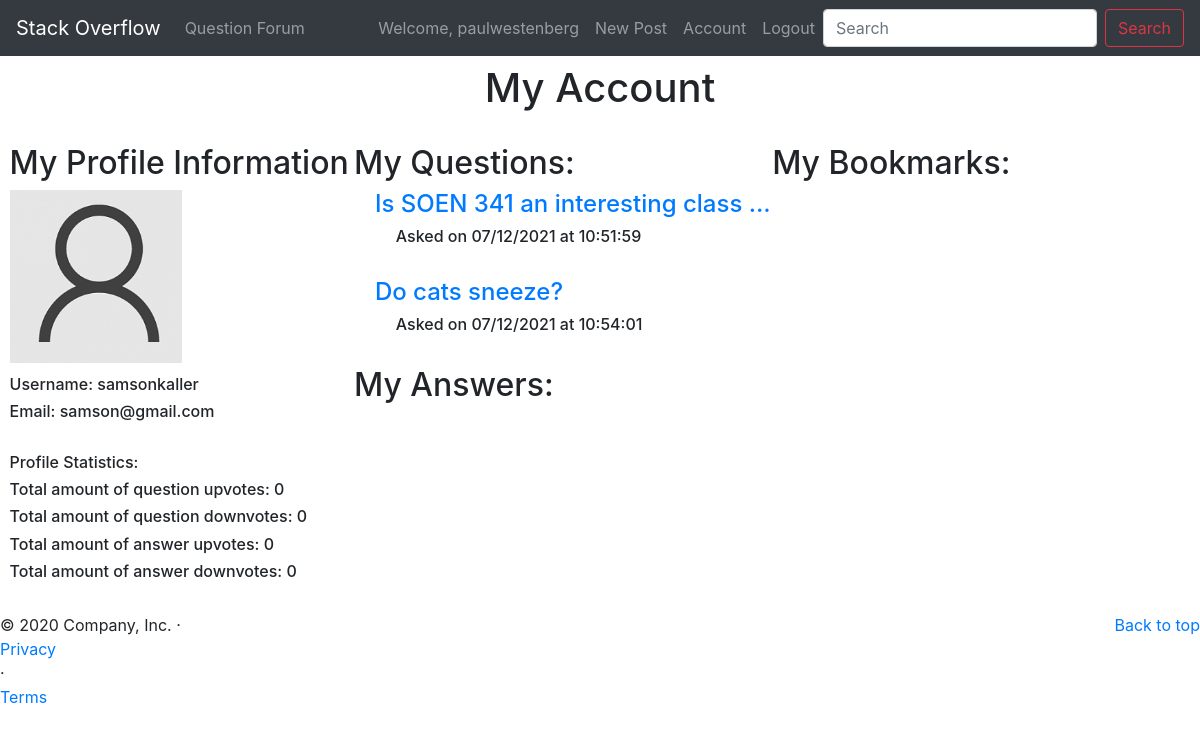
Page /account?user=samsonkaller (signed in) on the committed database.
### app/models.py (models this page shows, shortened)
class User(db.Model, UserMixin):
    id = db.Column(db.Integer, primary_key=True)
    username = db.Column(db.String(80), unique=True, nullable=False)
    email = db.Column(db.String(120), unique=True, nullable=False)
    password_hash = db.Column(db.String(60), nullable=False)
    img = db.Column(db.Text, unique=False, nullable=False)
    @property
    def password(self):
        return self.password

class Question(db.Model):
    id = db.Column(db.Integer, primary_key=True)
    title = db.Column(db.String(102), unique=False, nullable=False)
    username = db.Column(db.String(80), unique=False, nullable=False)
    question = db.Column(db.String(4048), unique=True, nullable=False)
    questionaskdate = db.Column(db.String(158), unique=False, nullable=False)
    upvotes = db.Column(db.Integer, nullable=False)
    downvotes = db.Column(db.Integer, nullable=False)
    viewCount = db.Column(db.Integer, nullable=False)
    bestID = db.Column(db.Integer)

### app/routes.py (the view, shortened to what this page needs)
@app.route('/account', methods=["POST", "GET"])
def account_page():
    usernameForm=ModifyUsernameForm()
    passwordForm=ModifyPasswordForm()
    emailForm=ModifyEmailForm()
    username = request.args.get('user')
    loggedIn = flask_login.current_user
    user = None
    if not username:
        flash(f'Please log in to access this page', category="success")
        return redirect(url_for('login_page'))
    if loggedIn.is_authenticated:
        if username == loggedIn.username:
            user = loggedIn
        else:
            user = User.query.filter_by(username=username).first()
    else:
        user = User.query.filter_by(username=username).first()
    allq = Question.query.all()
    q = Question.query.filter_by(username=user.username)
    a = Answer.query.filter_by(username=user.username)
    b = Bookmark.query.filter_by(user=user.username)
    vqP = VotesQuestion.query.filter_by(user=user.username, vote="1")
    vqPcount = vqP.count()
    vqN = VotesQuestion.query.filter_by(user=user.username, vote="-1")
    vqNcount = vqN.count()
    vaP = VotesAnswer.query.filter_by(user=user.username, vote="1")
    vaPcount = vaP.count()
    vaN = VotesAnswer.query.filter_by(user=user.username, vote="-1")
    vaNcount = vaN.count()
    print(user.img)
    img = user.img
    return render_template('Account.html', questions=q, answers=a, allquestions=allq,
        upVQC=vqPcount, downVQC=vqNcount, upVAC=vaPcount, downVAC=vaNcount,
        bookmarks=b, img=img, user=user, usernameForm=usernameForm, passwordForm=passwordForm, emailForm=emailForm)

### app/forms.py
class ModifyUsernameForm(FlaskForm):
    newUsername=StringField(label='Modify Username:', validators=[DataRequired()])
    submit=SubmitField(label='Save')

class ModifyPasswordForm(FlaskForm):
    newPassword=StringField(label='Modify Password:', validators=[DataRequired()])
    submit=SubmitField(label='Save')

### app/models.py (called while the page is built)
@login_manager.user_loader
def load_user(user_id):
    return User.query.get(int(user_id))

### app/templates/Account.html (shortened to what this page needs)
{% extends "base.html" %}
{% block head %} {{ super() }}<title>{% block title %}Account{% endblock %}</title>{% endblock %}
{% block content %}
<body>
    {% block navbar %} {{ super() }} {% endblock %}
    <main role="main">
	<br>
	<h1 class="centerstuff"> My Account</h1><br>
    <div class="row">
        <div class="column1">
            <h2>My Profile Information</h2>
            <div>
                <img src="/static/images/profilePics/{{ img }}" class="profile-pic">
                <h6>Username: {{ user.username }}</h6>
                <h6>Email: {{ user.email }}</h6>
                <br>
                <h6>Profile Statistics:</h6>
                <h6>Total amount of question upvotes: {{ upVQC }}</h6>
                <h6>Total amount of question downvotes: {{ downVQC }}</h6>
                <h6>Total amount of answer upvotes: {{ upVAC }}</h6>
                <h6>Total amount of answer downvotes: {{ downVAC }}</h6>
            </div>
        </div>
        <div class="column2">
            <h2> My Questions: </h2>
            <div>
                {% for q in questions %}
                <h4>
                    <a class="hide-overflow" style="margin-left: 5%" href="{{ url_for('viewquestion_page') }}?question={{ q.title }}">{{ q.title }}</a>
                </h4>
                <h6>
                    <p class="text ignore-css" style="margin-left: 10%">Asked on {{ q.questionaskdate}}</p>
                </h6>
                <br>
                {% endfor %}
                <h2> My Answers: </h2>
            </div>
        </div>
        <div class="column3">
            <h2> My Bookmarks: </h2>
        </div>
    </div>
    <br>
{% endblock %}

### app/templates/base.html (shortened to what this page needs)
<!DOCTYPE html>
<html lang="en">
  {% block head %}
  <head>
    <link href="../static/stackoverflow.css" rel="stylesheet" />
    <link
      rel="stylesheet"
      href="https://maxcdn.bootstrapcdn.com/bootstrap/4.3.1/css/bootstrap.min.css"
    />
  </head>
  {% endblock %}
  <body>
    {% block navbar %}
    <header>
      <nav class="navbar navbar-expand-md navbar-dark fixed-top bg-dark">
        <a class="navbar-brand" href="{{ url_for('home') }}"
          >Stack Overflow<span class="sr-only">(current)</span></a
        >
        <div class="collapse navbar-collapse" id="navbarCollapse">
          <ul class="navbar-nav mr-auto">
            <li>
              <a class="nav-item nav-link" href="{{ url_for('forum_page') }}"
                >Question Forum</a
              >
            </li>
          </ul>
          <div class="navbar-nav">
            {% if current_user.is_authenticated %}
            <a class="nav-item nav-link">
              Welcome, {{current_user.username }}</a
            >
            {% endif %}
            <a class="nav-item nav-link" href="{{ url_for('post') }}"
              >New Post</a
            >
            {% if current_user.is_authenticated %}
            <a class="nav-item nav-link" href="{{ url_for('account_page') }}?user={{current_user.username}}"
              >Account</a
            >
            <a class="nav-item nav-link" href="{{ url_for('logout_page') }}"
              >Logout</a
            >
            {% else %}
            <a class="nav-item nav-link" href="{{ url_for('account_page') }}"
              >Account</a
            >
            {% endif %}
          </div>
          <form class="form-inline mt-2 mt-md-0">
            <input
              class="form-control mr-sm-2"
              type="text"
              placeholder="Search"
              aria-label="Search"
            />
            <button class="btn btn-outline-danger my-2 my-sm-0" type="submit">
              Search
            </button>
          </form>
        </div>
      </nav>
    </header>
    {% endblock %}  {% block content %}{% endblock %}
    {% block foot %}
    <footer class="footer">
      <p class="float-right"><a href="#">Back to top</a></p>
      <p>
        &copy; 2020 Company, Inc. &middot; <a href="#">Privacy</a> &middot;
        <a href="#">Terms</a>
      </p>
    </footer>
    {% endblock %}
  </body>
</html>

### app/static/stackoverflow.css (style rules this page uses)
body { -ms-flex-align: center; -ms-flex-pack: center; -webkit-box-align: center; align-items: center; -webkit-box-pack: center; justify-content: center; padding-top: 40px; padding-bottom: 40px; background-color: #f5f5f5; }
.profile-pic { width: auto; height: auto; max-width: 50%; max-height: 50%; margin-bottom: 12px; }

### app/templates/Account.html (style rules this page uses)
.column1 { margin-left: 2%; float: left; width: 28%; }
.column2 { direction: ltr; float: left; width: 34%; }
.column3 { float: left; width: 34%; }
.centerstuff { text-align: center; }
.hide-overflow { text-overflow: ellipsis; }
p { overflow: hidden; white-space: nowrap; }
a { display: block; overflow: hidden; white-space: nowrap; }
.ignore-css { all: unset; }

### rows in the picture
User: username "paulwestenberg"
User: img (placeholder picture), username "samsonkaller", email "samson@gmail.com"
Question: title "Is SOEN 341 an interesting class…", questionaskdate "07/12/2021 at 10:51:59"
Question: title "Do cats sneeze?", questionaskdate "07/12/2021 at 10:54:01"

### other values in the picture
{{ upVQC }} "0"
{{ downVQC }} "0"
{{ upVAC }} "0"
{{ downVAC }} "0"
